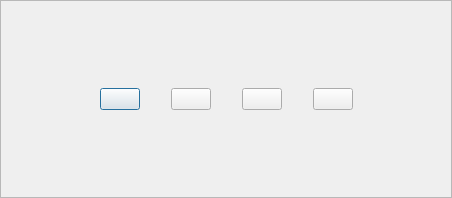
<?xml version="1.0" encoding="UTF-8"?>
<ui version="4.0">
 <class>TargetChessToPromateDialog</class>
 <widget class="QDialog" name="TargetChessToPromateDialog">
  <property name="geometry">
   <rect>
    <x>0</x>
    <y>0</y>
    <width>452</width>
    <height>198</height>
   </rect>
  </property>
  <property name="windowTitle">
   <string>Dialog</string>
  </property>
  <layout class="QVBoxLayout" name="verticalLayout">
   <property name="spacing">
    <number>0</number>
   </property>
   <property name="leftMargin">
    <number>0</number>
   </property>
   <property name="topMargin">
    <number>0</number>
   </property>
   <property name="rightMargin">
    <number>0</number>
   </property>
   <property name="bottomMargin">
    <number>0</number>
   </property>
   <item>
    <widget class="QFrame" name="fr_main">
     <property name="frameShape">
      <enum>QFrame::StyledPanel</enum>
     </property>
     <property name="frameShadow">
      <enum>QFrame::Raised</enum>
     </property>
     <layout class="QVBoxLayout" name="verticalLayout_2">
      <property name="spacing">
       <number>0</number>
      </property>
      <property name="leftMargin">
       <number>0</number>
      </property>
      <property name="topMargin">
       <number>0</number>
      </property>
      <property name="rightMargin">
       <number>0</number>
      </property>
      <property name="bottomMargin">
       <number>0</number>
      </property>
      <item>
       <layout class="QHBoxLayout" name="horizontalLayout">
        <property name="spacing">
         <number>31</number>
        </property>
        <item>
         <spacer name="horizontalSpacer">
          <property name="orientation">
           <enum>Qt::Horizontal</enum>
          </property>
          <property name="sizeHint" stdset="0">
           <size>
            <width>40</width>
            <height>20</height>
           </size>
          </property>
         </spacer>
        </item>
        <item>
         <widget class="QPushButton" name="chess_rook">
          <property name="text">
           <string/>
          </property>
         </widget>
        </item>
        <item>
         <widget class="QPushButton" name="chess_knight">
          <property name="text">
           <string/>
          </property>
         </widget>
        </item>
        <item>
         <widget class="QPushButton" name="chess_bishop">
          <property name="text">
           <string/>
          </property>
         </widget>
        </item>
        <item>
         <widget class="QPushButton" name="chess_queen">
          <property name="text">
           <string/>
          </property>
         </widget>
        </item>
        <item>
         <spacer name="horizontalSpacer_2">
          <property name="orientation">
           <enum>Qt::Horizontal</enum>
          </property>
          <property name="sizeHint" stdset="0">
           <size>
            <width>40</width>
            <height>20</height>
           </size>
          </property>
         </spacer>
        </item>
       </layout>
      </item>
     </layout>
    </widget>
   </item>
  </layout>
 </widget>
 <resources/>
 <connections/>
</ui>
